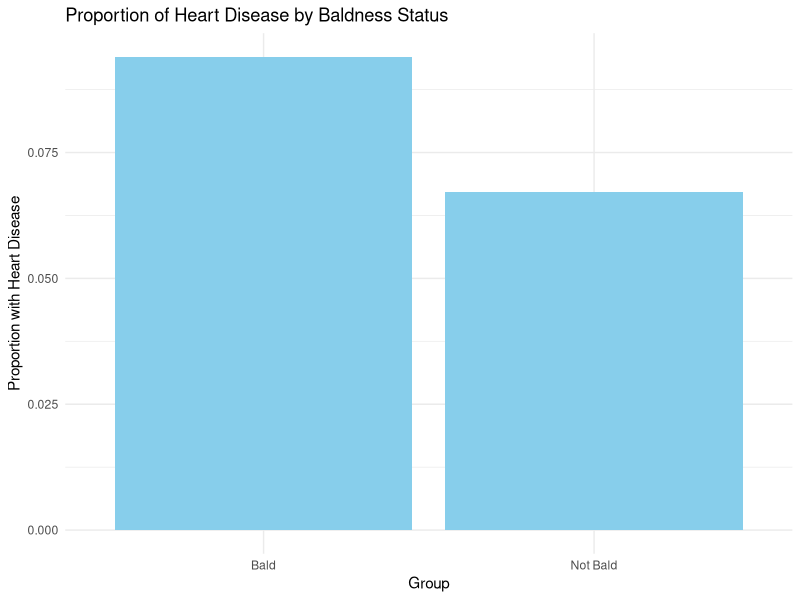

Source code (R):
## ---- chunk 1
cancer_yes <- 126 + 35
total <- 126 + 35 + 100 + 61
p_cancer <- cancer_yes/total
cat("Proportion with cancer(sampled):", round(p_cancer, 3))
## ---- chunk 2
smokers <- 126 + 100
p_smokers <- smokers/total
cat("Proportion of smokers(sampled):", round(p_smokers, 3))
## ---- chunk 3
cancer_smokers <- 126
total_smokers <- 226
cancer_given_smoker <- cancer_smokers / total_smokers
cat("P(cancer|smoker):", round(cancer_given_smoker, 3))
## ---- chunk 4
cancer_nonsmokers <- 35
total_nonsmokers <- 96
cancer_given_nonsmoker <- cancer_nonsmokers / total_nonsmokers
cat("P(cancer|non-smoker):", round(cancer_given_nonsmoker, 3))
## ---- chunk 5
relative_risk <- cancer_given_smoker / cancer_given_nonsmoker
cat("Relative Risk:", round(relative_risk, 3))
## ---- chunk 6
OR <- (126*61)/(100*35)
cat("Odds Ratio:", round(OR, 3))
## ---- chunk 7
# Calculate odds ratio
or <- (126*61)/(100*35)

# Calculate log(OR) and SE
log_or <- log(or)
se_log_or <- sqrt(1/126 + 1/100 + 1/35 + 1/61)

# Calculate 95% CI
z <- qnorm(0.975)  # for 95% CI
ci_lower <- exp(log_or - z*se_log_or)
ci_upper <- exp(log_or + z*se_log_or)

cat("Odds Ratio:", round(or, 3), "\n")
cat("95% CI:", round(ci_lower, 3), "-", round(ci_upper, 3))
## ---- chunk 8
# Defining variables
a <- 250
b <- 99750
c <- 125
d <- 199875

# Calculating R̂
r_hat <- (a*d)/(b*c)

# Calculating exposed attributable risk
a_exposed <- (r_hat-1)/r_hat

# Calculating population attributable risk
a_pop <- (a*d-b*c)/(d*(a+c))

# Calculating variance
v_ln <- a/(c*(a+c)) + b/(d*(b+d))

# Calculating CI
lcl <- 1-exp(log(1-a_pop) + 1.96*sqrt(v_ln))
ucl <- 1-exp(log(1-a_pop) - 1.96*sqrt(v_ln))

cat('Population Attributable Risk:', round(a_pop, 3), '\n')
cat('95% CI:', round(lcl, 3), '-', round(ucl, 3))
## ---- chunk 9
# Defining data
bald_yes <- 127
bald_no <- 1224
notbald_yes <- 548
notbald_no <- 7611

# Calculating proportions
prop_bald <- bald_yes/(bald_yes + bald_no)
prop_notbald <- notbald_yes/(notbald_yes + notbald_no)

# Creating bar plot
library(ggplot2)

data <- data.frame(
  Group = c("Bald", "Not Bald"),
  Proportion = c(prop_bald, prop_notbald)
)

ggplot(data, aes(x=Group, y=Proportion)) +
  geom_bar(stat="identity", fill="skyblue") +
  labs(title="Proportion of Heart Disease by Baldness Status",
       y="Proportion with Heart Disease") +
  theme_minimal()
## ---- chunk 10
a <- 127    # Bald with heart disease
b <- 1224   # Bald without heart disease 
c <- 548    # Not bald with heart disease
d <- 7611   # Not bald without heart disease
N <- a + b + c + d

# Step 1: Calculating risk in exposed and unexposed
p1 <- a/(a+b)      # Risk in bald
p0 <- c/(c+d)      # Risk in not bald

# Step 2: Calculating risk ratio
RR <- p1/p0

# Step 3: Calculating exposure prevalence
pe <- (a+b)/N

# Step 4: Calculating population attributable risk
PAR <- (pe*(RR-1))/(pe*(RR-1)+1)

# Step 5: Calculating variance for confidence interval
var_ln_1_minus_PAR <- ((1-PAR)/PAR) * ((1-p1)/(p1*(a+b)) + (1-p0)/(p0*(c+d)))

# Step 6: Calculating 95% confidence interval
ln_1_minus_PAR <- log(1-PAR)
lcl <- 1 - exp(ln_1_minus_PAR + 1.96*sqrt(var_ln_1_minus_PAR))
ucl <- 1 - exp(ln_1_minus_PAR - 1.96*sqrt(var_ln_1_minus_PAR))

lcl <- max(0, lcl)
ucl <- min(1, ucl)
## ---- chunk 11
cat("Risk in bald individuals:", round(p1, 3), "\n")
cat("Risk in non-bald individuals:", round(p0, 3), "\n")
cat("Risk Ratio:", round(RR, 3), "\n")
cat("Population Attributable Risk:", round(PAR, 3), "\n")
cat("95% CI for PAR:", round(lcl, 3), "-", round(ucl, 3))
